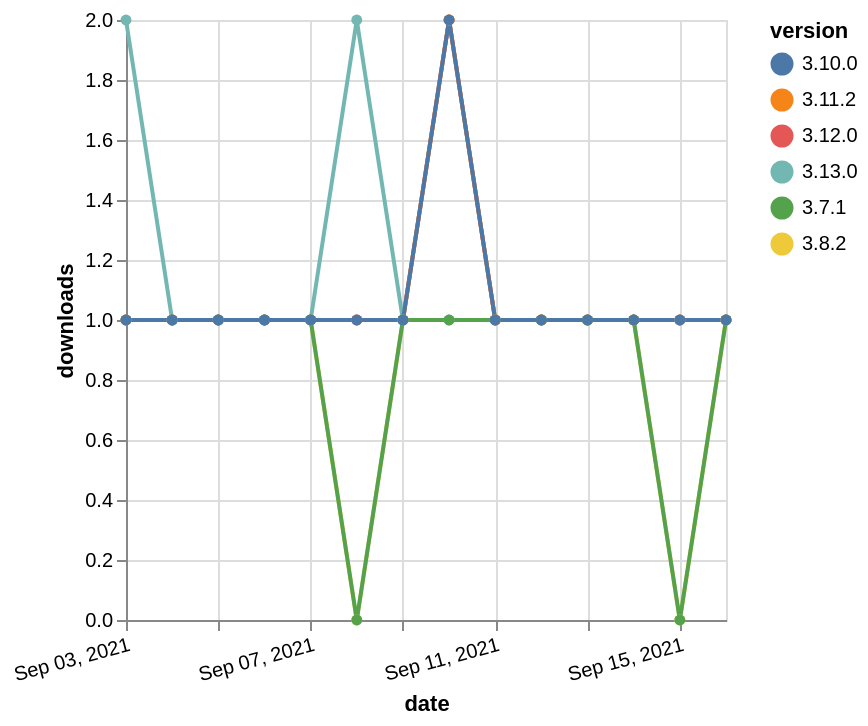

This figure's Vega-Lite source:
### Vega-Lite specification from a JSON file in a GitHub repository (floating-point values rounded to 4 significant figures)
{"$schema": "https://vega.github.io/schema/vega-lite/v5.json", "description": "A simple bar chart with embedded data.", "data": {"values": [{"date": "2021-09-03", "total": 147, "delta": 1, "version": "3.11.2"}, {"date": "2021-09-04", "total": 148, "delta": 1, "version": "3.11.2"}, {"date": "2021-09-05", "total": 149, "delta": 1, "version": "3.11.2"}, {"date": "2021-09-06", "total": 150, "delta": 1, "version": "3.11.2"}, {"date": "2021-09-07", "total": 151, "delta": 1, "version": "3.11.2"}, {"date": "2021-09-08", "total": 152, "delta": 1, "version": "3.11.2"}, {"date": "2021-09-09", "total": 153, "delta": 1, "version": "3.11.2"}, {"date": "2021-09-10", "total": 155, "delta": 2, "version": "3.11.2"}, {"date": "2021-09-11", "total": 156, "delta": 1, "version": "3.11.2"}, {"date": "2021-09-12", "total": 157, "delta": 1, "version": "3.11.2"}, {"date": "2021-09-13", "total": 158, "delta": 1, "version": "3.11.2"}, {"date": "2021-09-14", "total": 159, "delta": 1, "version": "3.11.2"}, {"date": "2021-09-15", "total": 160, "delta": 1, "version": "3.11.2"}, {"date": "2021-09-16", "total": 161, "delta": 1, "version": "3.11.2"}, {"date": "2021-09-03", "total": 177, "delta": 1, "version": "3.8.2"}, {"date": "2021-09-04", "total": 178, "delta": 1, "version": "3.8.2"}, {"date": "2021-09-05", "total": 179, "delta": 1, "version": "3.8.2"}, {"date": "2021-09-06", "total": 180, "delta": 1, "version": "3.8.2"}, {"date": "2021-09-07", "total": 181, "delta": 1, "version": "3.8.2"}, {"date": "2021-09-08", "total": 181, "delta": 0, "version": "3.8.2"}, {"date": "2021-09-09", "total": 182, "delta": 1, "version": "3.8.2"}, {"date": "2021-09-10", "total": 184, "delta": 2, "version": "3.8.2"}, {"date": "2021-09-11", "total": 185, "delta": 1, "version": "3.8.2"}, {"date": "2021-09-12", "total": 186, "delta": 1, "version": "3.8.2"}, {"date": "2021-09-13", "total": 187, "delta": 1, "version": "3.8.2"}, {"date": "2021-09-14", "total": 188, "delta": 1, "version": "3.8.2"}, {"date": "2021-09-15", "total": 188, "delta": 0, "version": "3.8.2"}, {"date": "2021-09-16", "total": 189, "delta": 1, "version": "3.8.2"}, {"date": "2021-09-03", "total": 166, "delta": 1, "version": "3.12.0"}, {"date": "2021-09-04", "total": 167, "delta": 1, "version": "3.12.0"}, {"date": "2021-09-05", "total": 168, "delta": 1, "version": "3.12.0"}, {"date": "2021-09-06", "total": 169, "delta": 1, "version": "3.12.0"}, {"date": "2021-09-07", "total": 170, "delta": 1, "version": "3.12.0"}, {"date": "2021-09-08", "total": 171, "delta": 1, "version": "3.12.0"}, {"date": "2021-09-09", "total": 172, "delta": 1, "version": "3.12.0"}, {"date": "2021-09-10", "total": 174, "delta": 2, "version": "3.12.0"}, {"date": "2021-09-11", "total": 175, "delta": 1, "version": "3.12.0"}, {"date": "2021-09-12", "total": 176, "delta": 1, "version": "3.12.0"}, {"date": "2021-09-13", "total": 177, "delta": 1, "version": "3.12.0"}, {"date": "2021-09-14", "total": 178, "delta": 1, "version": "3.12.0"}, {"date": "2021-09-15", "total": 179, "delta": 1, "version": "3.12.0"}, {"date": "2021-09-16", "total": 180, "delta": 1, "version": "3.12.0"}, {"date": "2021-09-03", "total": 117, "delta": 2, "version": "3.13.0"}, {"date": "2021-09-04", "total": 118, "delta": 1, "version": "3.13.0"}, {"date": "2021-09-05", "total": 119, "delta": 1, "version": "3.13.0"}, {"date": "2021-09-06", "total": 120, "delta": 1, "version": "3.13.0"}, {"date": "2021-09-07", "total": 121, "delta": 1, "version": "3.13.0"}, {"date": "2021-09-08", "total": 123, "delta": 2, "version": "3.13.0"}, {"date": "2021-09-09", "total": 124, "delta": 1, "version": "3.13.0"}, {"date": "2021-09-10", "total": 125, "delta": 1, "version": "3.13.0"}, {"date": "2021-09-11", "total": 126, "delta": 1, "version": "3.13.0"}, {"date": "2021-09-12", "total": 127, "delta": 1, "version": "3.13.0"}, {"date": "2021-09-13", "total": 128, "delta": 1, "version": "3.13.0"}, {"date": "2021-09-14", "total": 129, "delta": 1, "version": "3.13.0"}, {"date": "2021-09-15", "total": 130, "delta": 1, "version": "3.13.0"}, {"date": "2021-09-16", "total": 131, "delta": 1, "version": "3.13.0"}, {"date": "2021-09-03", "total": 212, "delta": 1, "version": "3.7.1"}, {"date": "2021-09-04", "total": 213, "delta": 1, "version": "3.7.1"}, {"date": "2021-09-05", "total": 214, "delta": 1, "version": "3.7.1"}, {"date": "2021-09-06", "total": 215, "delta": 1, "version": "3.7.1"}, {"date": "2021-09-07", "total": 216, "delta": 1, "version": "3.7.1"}, {"date": "2021-09-08", "total": 216, "delta": 0, "version": "3.7.1"}, {"date": "2021-09-09", "total": 217, "delta": 1, "version": "3.7.1"}, {"date": "2021-09-10", "total": 218, "delta": 1, "version": "3.7.1"}, {"date": "2021-09-11", "total": 219, "delta": 1, "version": "3.7.1"}, {"date": "2021-09-12", "total": 220, "delta": 1, "version": "3.7.1"}, {"date": "2021-09-13", "total": 221, "delta": 1, "version": "3.7.1"}, {"date": "2021-09-14", "total": 222, "delta": 1, "version": "3.7.1"}, {"date": "2021-09-15", "total": 222, "delta": 0, "version": "3.7.1"}, {"date": "2021-09-16", "total": 223, "delta": 1, "version": "3.7.1"}, {"date": "2021-09-03", "total": 168, "delta": 1, "version": "3.10.0"}, {"date": "2021-09-04", "total": 169, "delta": 1, "version": "3.10.0"}, {"date": "2021-09-05", "total": 170, "delta": 1, "version": "3.10.0"}, {"date": "2021-09-06", "total": 171, "delta": 1, "version": "3.10.0"}, {"date": "2021-09-07", "total": 172, "delta": 1, "version": "3.10.0"}, {"date": "2021-09-08", "total": 173, "delta": 1, "version": "3.10.0"}, {"date": "2021-09-09", "total": 174, "delta": 1, "version": "3.10.0"}, {"date": "2021-09-10", "total": 176, "delta": 2, "version": "3.10.0"}, {"date": "2021-09-11", "total": 177, "delta": 1, "version": "3.10.0"}, {"date": "2021-09-12", "total": 178, "delta": 1, "version": "3.10.0"}, {"date": "2021-09-13", "total": 179, "delta": 1, "version": "3.10.0"}, {"date": "2021-09-14", "total": 180, "delta": 1, "version": "3.10.0"}, {"date": "2021-09-15", "total": 181, "delta": 1, "version": "3.10.0"}, {"date": "2021-09-16", "total": 182, "delta": 1, "version": "3.10.0"}]}, "width": "container", "mark": {"type": "line", "point": {"filled": true}}, "encoding": {"x": {"field": "date", "type": "temporal", "timeUnit": "yearmonthdate", "title": "date", "axis": {"labelAngle": -15}}, "y": {"field": "delta", "type": "quantitative", "title": "downloads"}, "color": {"field": "version", "type": "nominal"}, "tooltip": {"field": "delta"}}}
